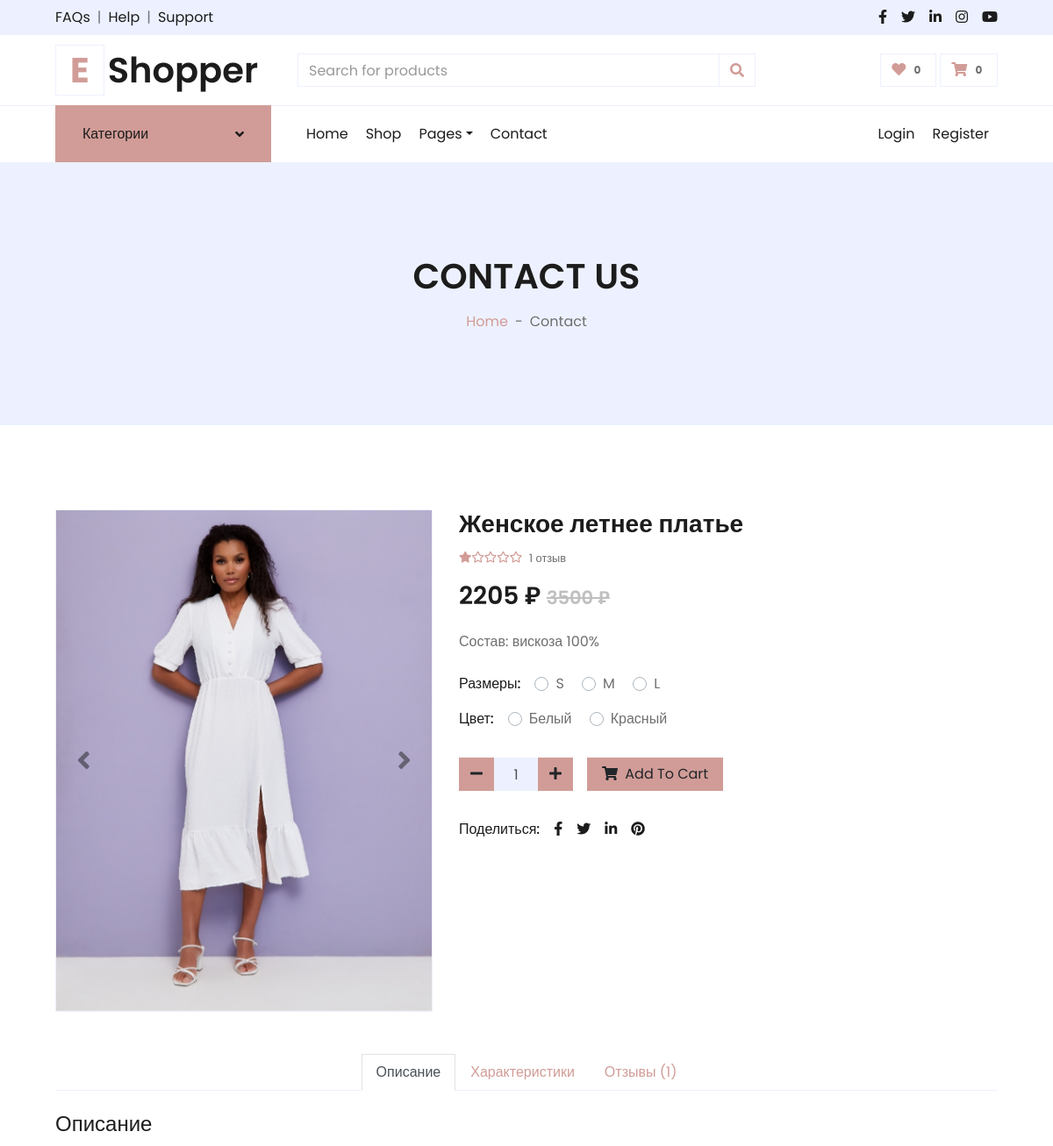
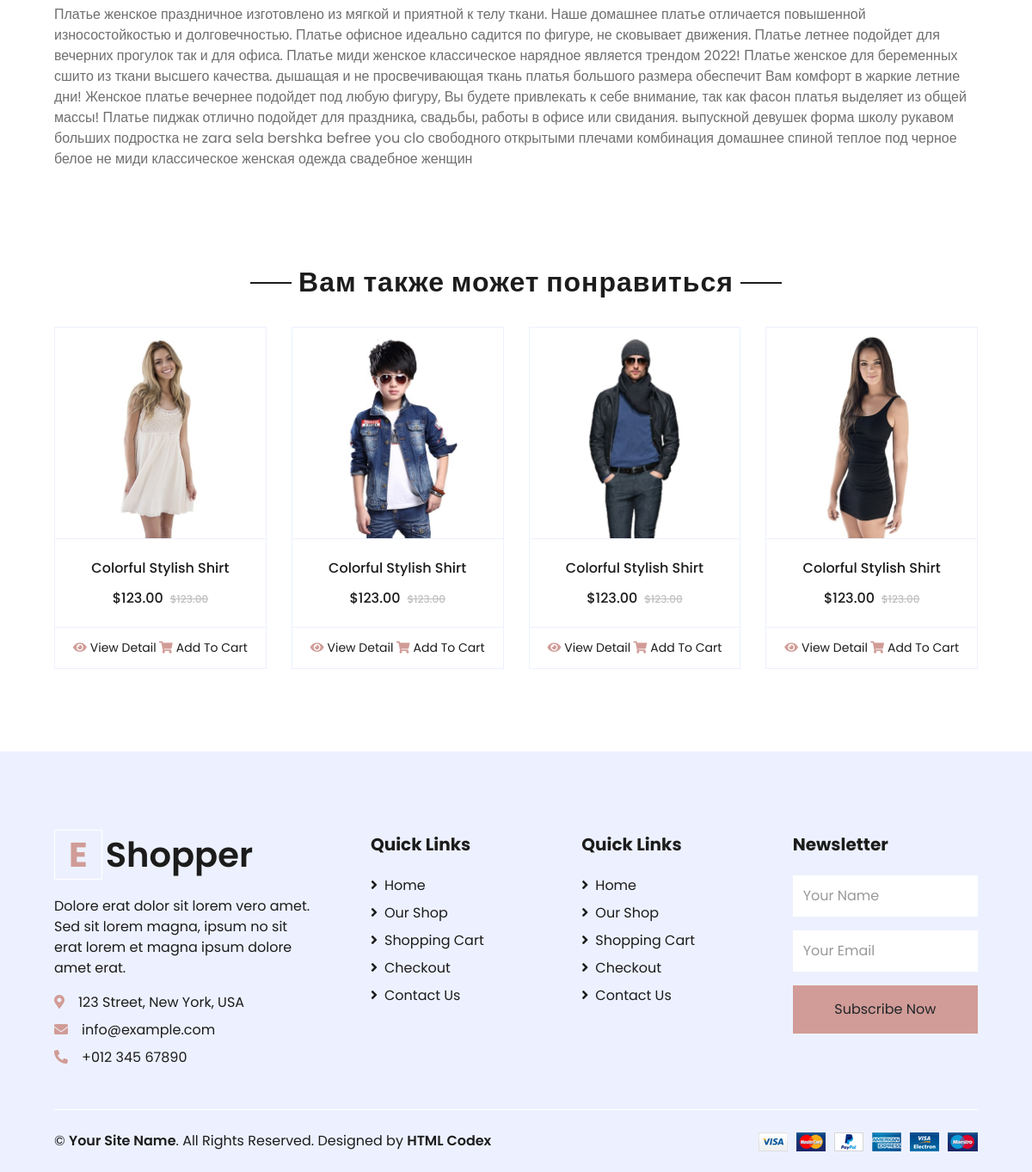
Page /detail/1/ on the committed database (2 pictures, top to bottom).
### shop/models.py (models this page shows, shortened)
class Product(models.Model):
    name = models.CharField(max_length=255, verbose_name='Наименование')
    price = models.PositiveIntegerField(null=True, verbose_name='цена')
    oldprice = models.PositiveIntegerField(blank=True, null=True, verbose_name='Старая цена')
    img1 = models.ImageField(upload_to='photo/%Y/%m/%d/', blank=True, verbose_name='Изображение 1')
    img2 = models.ImageField(upload_to='photo/%Y/%m/%d/', blank=True, verbose_name='Изображение 2')
    img3 = models.ImageField(upload_to='photo/%Y/%m/%d/', blank=True, verbose_name='Изображение 3')
    img4 = models.ImageField(upload_to='photo/%Y/%m/%d/', blank=True, verbose_name='Изображение 4')
    img5 = models.ImageField(upload_to='photo/%Y/%m/%d/', blank=True, verbose_name='Изображение 5')
    short_desc = models.TextField(blank=True, verbose_name='Примечание')
    description = models.TextField(blank=True, verbose_name='Описание')
    information = models.TextField(blank=True, verbose_name='Характеристики')
    size = models.ManyToManyField(Size, blank=True, verbose_name='Размер')
    color = models.ManyToManyField(Color, blank=True, verbose_name='Цвет')
    rating = models.PositiveSmallIntegerField(blank=True, default=0, verbose_name='Рейтинг')
    ratingpeople = models.PositiveSmallIntegerField(blank=True, default=0, verbose_name='Количество отзывов')
    views = models.PositiveIntegerField(default=0, verbose_name='Количество просмотров')
    created = models.DateTimeField(auto_now_add=True, verbose_name='Дата создания')
    category = TreeForeignKey(Category, on_delete=models.PROTECT, null=True, verbose_name='Категория')
    class Meta:
        verbose_name = 'Товар'
        verbose_name_plural = 'Товары'

class Size(models.Model):
    universal = models.CharField(max_length=10, verbose_name='Международная система')
    class Meta:
        verbose_name = 'Размер'
        verbose_name_plural = 'Размеры'
    def __str__(self):
        return self.universal

class Color(models.Model):
    color = models.CharField(max_length=15, verbose_name='Цвет')
    class Meta:
        verbose_name = 'Цвет'
        verbose_name_plural = 'Цвет'
    def __str__(self):
        return self.color

### shop/views.py (the view)
# urls.py: path('detail/<int:pk>/', detail, name='detail'),
def detail(request, pk):
    rating1 = Product.objects.get(pk=pk).rating
    rating0 = 5 - rating1
    rating05 = ''
    if rating1 % 1 >= 0.5:
        rating05 = '<small class="fas fa-star-half-alt"></small>'
        rating1 = rating1 - 1
    rating = (
            round(rating1) * '<small class="fas fa-star"></small>' +  # Вывод заполненных звёзд
            rating05 +  # Вывод 1/2 заполненных звёзд
            round(rating0) * '<small class="far fa-star"></small>'  # Вывод незаполненных звёзд
    )
    categories = Category.objects.all()
    context = {
        'product': Product.objects.get(pk=pk),
        'rating': rating,
        'categories': categories,
    }
    return render(request, 'shop/detail.html', context)

### shop/templates/shop/detail.html
{% extends 'base.html' %}
{% block detail %}
    {% include 'shop/_inc_detail/_ShopDetail.html' %}
    {% include 'shop/_inc_detail/_Product.html' %}
{% endblock detail %}

### shop/templates/shop/_inc_detail/_ShopDetail.html (shortened to what this page needs)
{% load static %}
<div class="container-fluid py-5">
    <div class="row px-xl-5">
        <div class="col-lg-5 pb-5">
            <div id="product-carousel" class="carousel slide" data-ride="carousel">
                <div class="carousel-inner border">
                    {% if product.img1 %}
                        <div class="carousel-item active">
                            <img class="w-100 h-100" src="{{ product.img1.url }}" alt="Image">
                        </div>{% endif %}
                </div>
                <a class="carousel-control-prev" href="#product-carousel" data-slide="prev">
                    <i class="fa fa-2x fa-angle-left text-dark"></i>
                </a>
                <a class="carousel-control-next" href="#product-carousel" data-slide="next">
                    <i class="fa fa-2x fa-angle-right text-dark"></i>
                </a>
            </div>
        </div>
        <div class="col-lg-7 pb-5">
            <h3 class="font-weight-semi-bold">{{ product.name }}</h3>
            <div class="d-flex mb-3">
                <div class="text-primary mr-2">
                    {{ rating|safe }}
                </div>
                <small class="pt-1">
                    {{ product.ratingpeople }}
                    {% if product.ratingpeople == 1 %}
                        отзыв
                    {% elif product.ratingpeople > 1 and product.ratingpeople < 5 %}
                        отзыва
                    {% else %}
                        отзывов
                    {% endif %}
                </small>
            </div>
            <h3 class="font-weight-semi-bold mb-4">{{ product.price }} ₽
                {% if product.oldprice %}
                <del>{{ product.oldprice }} ₽</del>
                {% endif %}</h3>
            <p class="mb-4">{{ product.short_desc }}</p>
            <div class="d-flex mb-3">
                <p class="text-dark font-weight-medium mb-0 mr-3">Размеры:</p>
                <form>
                    {% for size in product.size.all %}
                        <div class="custom-control custom-radio custom-control-inline">
                            <label class="custom-control-label" for="{{ size }}">{{ size }}</label>
                        </div>
                    {% endfor %}
                </form>
            </div>
            <div class="d-flex mb-4">
                <p class="text-dark font-weight-medium mb-0 mr-3">Цвет:</p>
                <form>
                    {% for color in product.color.all %}
                    <div class="custom-control custom-radio custom-control-inline">
                        <label class="custom-control-label" for="{{ color }}">{{ color }}</label>
                    </div>
                    {% endfor %}
                </form>
            </div>
            <div class="d-flex align-items-center mb-4 pt-2">
                <div class="input-group quantity mr-3" style="width: 130px;">
                    <div class="input-group-btn">
                        <button class="btn btn-primary btn-minus">
                            <i class="fa fa-minus"></i>
                        </button>
                    </div>
                    <input type="text" class="form-control bg-secondary text-center" value="1">
                    <div class="input-group-btn">
                        <button class="btn btn-primary btn-plus">
                            <i class="fa fa-plus"></i>
                        </button>
                    </div>
                </div>
                <button class="btn btn-primary px-3"><i class="fa fa-shopping-cart mr-1"></i> Add To Cart</button>
            </div>
            <div class="d-flex pt-2">
                <p class="text-dark font-weight-medium mb-0 mr-2">Поделиться:</p>
                <div class="d-inline-flex">
                    <a class="text-dark px-2" href="">
                        <i class="fab fa-facebook-f"></i>
                    </a>
                    <a class="text-dark px-2" href="">
                        <i class="fab fa-twitter"></i>
                    </a>
                    <a class="text-dark px-2" href="">
                        <i class="fab fa-linkedin-in"></i>
                    </a>
                    <a class="text-dark px-2" href="">
                        <i class="fab fa-pinterest"></i>
                    </a>
                </div>
            </div>
        </div>
    </div>
    <div class="row px-xl-5">
        <div class="col">
            <div class="nav nav-tabs justify-content-center border-secondary mb-4">
                <a class="nav-item nav-link active" data-toggle="tab" href="#tab-pane-1">Описание</a>
                <a class="nav-item nav-link" data-toggle="tab" href="#tab-pane-2">Характеристики</a>
                <a class="nav-item nav-link" data-toggle="tab" href="#tab-pane-3">Отзывы ({{ product.ratingpeople }})</a>
            </div>
            <div class="tab-content">
                <div class="tab-pane fade show active" id="tab-pane-1">
                    <h4 class="mb-3">Описание</h4>
                    <p>{{ product.description }}</p>
                </div>
            </div>
        </div>
    </div>
</div>

### rows in the picture
Product: img1 (picture), name "Женское летнее платье", ratingpeople "1", price "2205", oldprice "3500", short_desc "Состав: вискоза 100%", description "Платье женское праздничное изготовлено из мягкой и приятной к телу ткани. Наше домашнее платье отличается повышенной износостойкостью и долговечностью. Платье офисное идеально садится по фигуре, не сковывает движения. Платье летнее подойдет для вечерних прогулок так и для офиса. Платье миди женское классическое нарядное является трендом 2022! Платье женское для беременных сшито из ткани высшего качества. дышащая и не просвечивающая ткань платья большого размера обеспечит Вам комфорт в жаркие летние дни! Женское платье вечернее подойдет под любую фигуру, Вы будете привлекать к себе внимание, так как фасон платья выделяет из общей массы! Платье пиджак отлично подойдет для праздника, свадьбы,…"
Size: universal "S"
Size: universal "M"
Size: universal "L"
Color: color "Белый"
Color: color "Красный"
